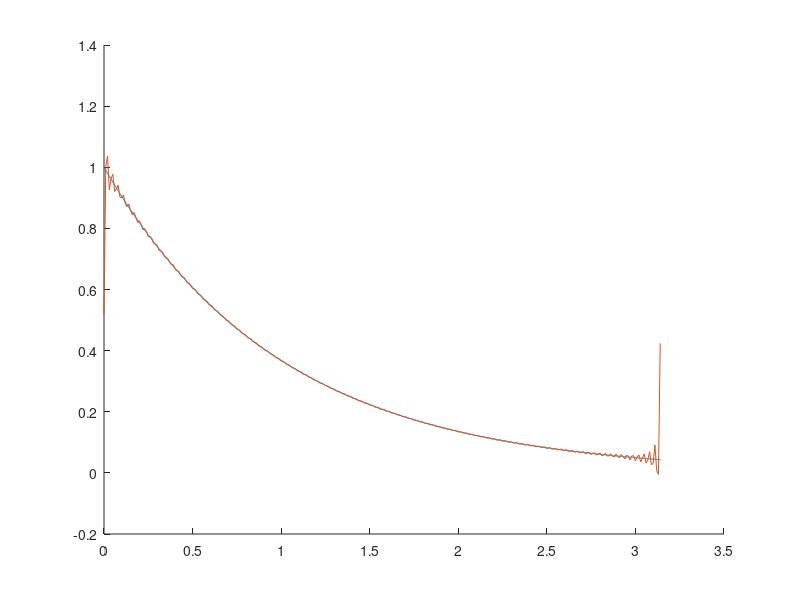
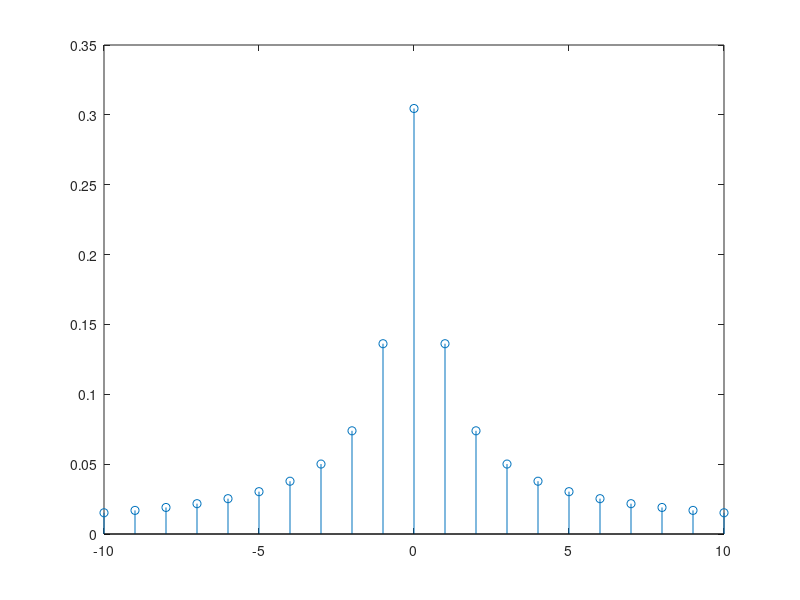
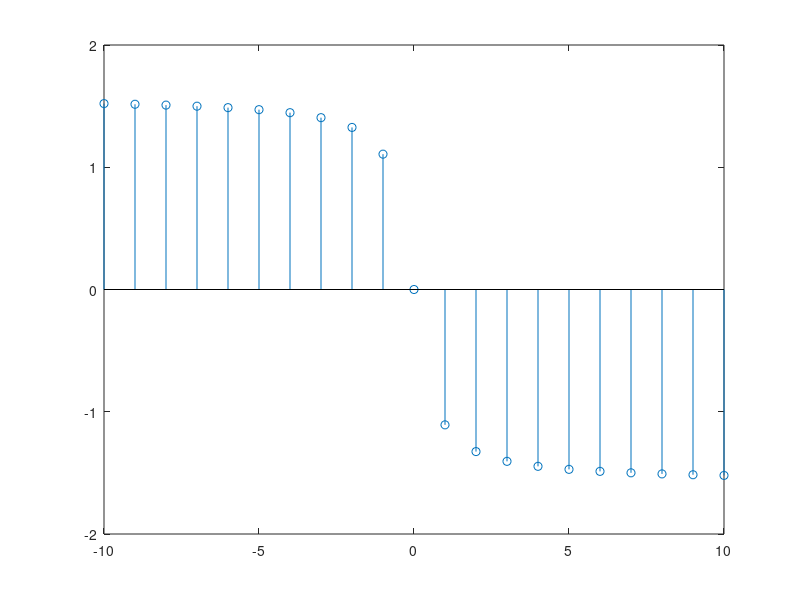

Source code (MATLAB) for these figures, in order:
clear all;
clc;
close all;

t=linspace(0,pi,pi*1000); % taking the function from 0 to pi only 
x=exp(-t);
figure (1)
hold on
plot(t,x);
clear t;



nneg=-10:-1;
npos=1:10;
xneg=(1./(pi*(1+nneg*j*2))).*(1-exp(-pi*(1+nneg*j*2)));
xpos=(1./(pi*(1+npos*j*2))).*(1-exp(-pi*(1+npos*2*j)));
x0=(1-exp(-pi))/pi;
n=[nneg 0 npos];
x=[xneg x0 xpos];
figure (2)
stem(n,abs(x));
figure (3)
stem(n,angle(x));

%%======================================================


nneg=-100:-1;  %increase or dec accuraccy
npos=1:100;    %increase or dec accuraccy
xneg=(1./(pi*(1+nneg*j*2))).*(1-exp(-pi*(1+nneg*j*2)));
xpos=(1./(pi*(1+npos*j*2))).*(1-exp(-pi*(1+npos*2*j)));


n=[nneg 0 npos];
x=[xneg x0 xpos];



k=0;
for t=0:.01:pi
k=k+1;
xapprox(k)=sum(x.*(exp(j*n*t*2)));
end

t=0:.01:pi;
figure (1)
plot(t,xapprox);



